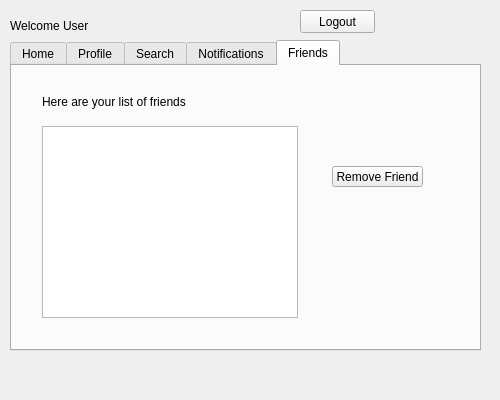
<?xml version="1.0" encoding="UTF-8"?>
<ui version="4.0">
 <class>homepage</class>
 <widget class="QDialog" name="homepage">
  <property name="geometry">
   <rect>
    <x>0</x>
    <y>0</y>
    <width>500</width>
    <height>400</height>
   </rect>
  </property>
  <property name="windowTitle">
   <string>Profile Page</string>
  </property>
  <widget class="QLabel" name="label_welcome">
   <property name="geometry">
    <rect>
     <x>10</x>
     <y>10</y>
     <width>161</width>
     <height>31</height>
    </rect>
   </property>
   <property name="text">
    <string>Welcome User</string>
   </property>
  </widget>
  <widget class="QTabWidget" name="tabWidget">
   <property name="geometry">
    <rect>
     <x>10</x>
     <y>40</y>
     <width>471</width>
     <height>311</height>
    </rect>
   </property>
   <property name="currentIndex">
    <number>4</number>
   </property>
   <widget class="QWidget" name="tab">
    <attribute name="title">
     <string>Home</string>
    </attribute>
    <widget class="QScrollArea" name="scrollArea">
     <property name="geometry">
      <rect>
       <x>9</x>
       <y>29</y>
       <width>191</width>
       <height>181</height>
      </rect>
     </property>
     <property name="widgetResizable">
      <bool>true</bool>
     </property>
     <widget class="QWidget" name="scrollAreaWidgetContents">
      <property name="geometry">
       <rect>
        <x>0</x>
        <y>0</y>
        <width>189</width>
        <height>179</height>
       </rect>
      </property>
      <widget class="QTextEdit" name="textEdit_newsfeed">
       <property name="geometry">
        <rect>
         <x>10</x>
         <y>120</y>
         <width>171</width>
         <height>51</height>
        </rect>
       </property>
      </widget>
     </widget>
    </widget>
    <widget class="QLabel" name="label_postInfo">
     <property name="geometry">
      <rect>
       <x>210</x>
       <y>10</y>
       <width>121</width>
       <height>16</height>
      </rect>
     </property>
     <property name="text">
      <string>What is on your mind?</string>
     </property>
    </widget>
    <widget class="QPushButton" name="pushButton_post">
     <property name="geometry">
      <rect>
       <x>290</x>
       <y>110</y>
       <width>75</width>
       <height>23</height>
      </rect>
     </property>
     <property name="text">
      <string>Post</string>
     </property>
    </widget>
    <widget class="QLabel" name="label_newsfeed">
     <property name="geometry">
      <rect>
       <x>10</x>
       <y>10</y>
       <width>91</width>
       <height>16</height>
      </rect>
     </property>
     <property name="text">
      <string>NewsFeed</string>
     </property>
    </widget>
    <widget class="QTextEdit" name="textEdit_postArena">
     <property name="geometry">
      <rect>
       <x>210</x>
       <y>30</y>
       <width>161</width>
       <height>71</height>
      </rect>
     </property>
    </widget>
   </widget>
   <widget class="QWidget" name="tab_2">
    <attribute name="title">
     <string>Profile</string>
    </attribute>
    <layout class="QHBoxLayout" name="horizontalLayout">
     <item>
      <layout class="QFormLayout" name="formLayout">
       <item row="0" column="0">
        <widget class="QLabel" name="label_firstName">
         <property name="text">
          <string>First Name</string>
         </property>
        </widget>
       </item>
       <item row="0" column="1">
        <widget class="QLineEdit" name="lineEdit_Name"/>
       </item>
       <item row="1" column="0">
        <widget class="QLabel" name="label_lastName">
         <property name="text">
          <string>Last Name</string>
         </property>
        </widget>
       </item>
       <item row="1" column="1">
        <widget class="QLineEdit" name="lineEdit_LastName"/>
       </item>
       <item row="2" column="0">
        <widget class="QLabel" name="label_username">
         <property name="text">
          <string>Username</string>
         </property>
        </widget>
       </item>
       <item row="2" column="1">
        <widget class="QLineEdit" name="lineEdit_Username"/>
       </item>
       <item row="3" column="0">
        <widget class="QLabel" name="label_password">
         <property name="text">
          <string>Password</string>
         </property>
        </widget>
       </item>
       <item row="3" column="1">
        <widget class="QLineEdit" name="lineEdit_Password"/>
       </item>
       <item row="4" column="0">
        <widget class="QLabel" name="label_gender">
         <property name="text">
          <string>Gender</string>
         </property>
        </widget>
       </item>
       <item row="4" column="1">
        <widget class="QLineEdit" name="lineEdit_Gender"/>
       </item>
       <item row="5" column="0">
        <widget class="QLabel" name="label_birthday">
         <property name="text">
          <string>Birthday</string>
         </property>
        </widget>
       </item>
       <item row="5" column="1">
        <widget class="QLineEdit" name="lineEdit_Birthday"/>
       </item>
       <item row="6" column="0">
        <widget class="QLabel" name="label_country">
         <property name="text">
          <string>Country</string>
         </property>
        </widget>
       </item>
       <item row="6" column="1">
        <widget class="QLineEdit" name="lineEdit_Country"/>
       </item>
       <item row="7" column="0" colspan="2">
        <widget class="QLabel" name="label_updateInfo">
         <property name="text">
          <string>Note: You can only update your passoword and country</string>
         </property>
        </widget>
       </item>
      </layout>
     </item>
     <item>
      <layout class="QVBoxLayout" name="verticalLayout">
       <item>
        <widget class="QPushButton" name="pushButton_saveChanges">
         <property name="text">
          <string>Save Changes</string>
         </property>
        </widget>
       </item>
       <item>
        <widget class="QPushButton" name="pushButton_removeAccount">
         <property name="text">
          <string>Remove Account</string>
         </property>
        </widget>
       </item>
      </layout>
     </item>
    </layout>
   </widget>
   <widget class="QWidget" name="tab_3">
    <attribute name="title">
     <string>Search</string>
    </attribute>
    <widget class="QLabel" name="label_searchInfo">
     <property name="geometry">
      <rect>
       <x>20</x>
       <y>10</y>
       <width>331</width>
       <height>21</height>
      </rect>
     </property>
     <property name="text">
      <string>Search for people, enter their name or search by country</string>
     </property>
    </widget>
    <widget class="QLineEdit" name="lineEdit_search">
     <property name="geometry">
      <rect>
       <x>20</x>
       <y>40</y>
       <width>161</width>
       <height>20</height>
      </rect>
     </property>
    </widget>
    <widget class="QPushButton" name="pushButton_search">
     <property name="geometry">
      <rect>
       <x>190</x>
       <y>40</y>
       <width>75</width>
       <height>23</height>
      </rect>
     </property>
     <property name="text">
      <string>Search</string>
     </property>
    </widget>
    <widget class="QListView" name="listView_searchResult">
     <property name="geometry">
      <rect>
       <x>30</x>
       <y>80</y>
       <width>256</width>
       <height>192</height>
      </rect>
     </property>
    </widget>
    <widget class="QPushButton" name="pushButton_sendFriend">
     <property name="geometry">
      <rect>
       <x>320</x>
       <y>150</y>
       <width>121</width>
       <height>23</height>
      </rect>
     </property>
     <property name="text">
      <string>Send Friend Request</string>
     </property>
    </widget>
   </widget>
   <widget class="QWidget" name="tab_4">
    <attribute name="title">
     <string>Notifications</string>
    </attribute>
    <widget class="QListView" name="listView_notifications">
     <property name="geometry">
      <rect>
       <x>90</x>
       <y>50</y>
       <width>256</width>
       <height>161</height>
      </rect>
     </property>
    </widget>
    <widget class="QLabel" name="label_notifications">
     <property name="geometry">
      <rect>
       <x>140</x>
       <y>20</y>
       <width>141</width>
       <height>21</height>
      </rect>
     </property>
     <property name="text">
      <string>Here are your notifications</string>
     </property>
    </widget>
    <widget class="QPushButton" name="pushButton_acceptNotification">
     <property name="geometry">
      <rect>
       <x>140</x>
       <y>230</y>
       <width>75</width>
       <height>23</height>
      </rect>
     </property>
     <property name="text">
      <string>Accept</string>
     </property>
    </widget>
    <widget class="QPushButton" name="pushButton_ignoreNotification">
     <property name="geometry">
      <rect>
       <x>230</x>
       <y>230</y>
       <width>75</width>
       <height>23</height>
      </rect>
     </property>
     <property name="text">
      <string>Ignore</string>
     </property>
    </widget>
   </widget>
   <widget class="QWidget" name="tab_5">
    <attribute name="title">
     <string>Friends</string>
    </attribute>
    <widget class="QLabel" name="label_FriendsList">
     <property name="geometry">
      <rect>
       <x>30</x>
       <y>20</y>
       <width>191</width>
       <height>31</height>
      </rect>
     </property>
     <property name="text">
      <string>Here are your list of friends</string>
     </property>
    </widget>
    <widget class="QListView" name="listView_friends">
     <property name="geometry">
      <rect>
       <x>30</x>
       <y>60</y>
       <width>256</width>
       <height>192</height>
      </rect>
     </property>
    </widget>
    <widget class="QPushButton" name="pushButton_removeFriend">
     <property name="geometry">
      <rect>
       <x>320</x>
       <y>100</y>
       <width>91</width>
       <height>21</height>
      </rect>
     </property>
     <property name="text">
      <string>Remove Friend</string>
     </property>
    </widget>
   </widget>
  </widget>
  <widget class="QPushButton" name="pushButton_logout">
   <property name="geometry">
    <rect>
     <x>300</x>
     <y>10</y>
     <width>75</width>
     <height>23</height>
    </rect>
   </property>
   <property name="text">
    <string>Logout</string>
   </property>
  </widget>
 </widget>
 <resources/>
 <connections/>
</ui>
